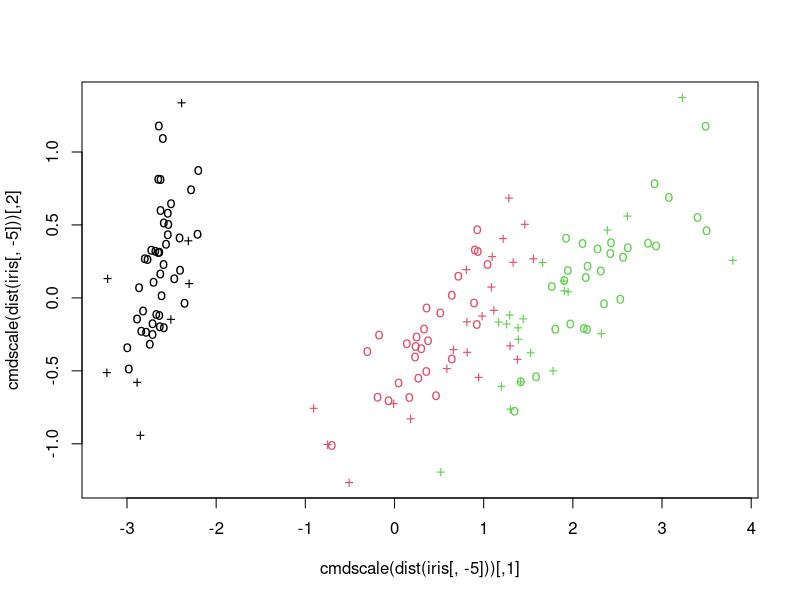
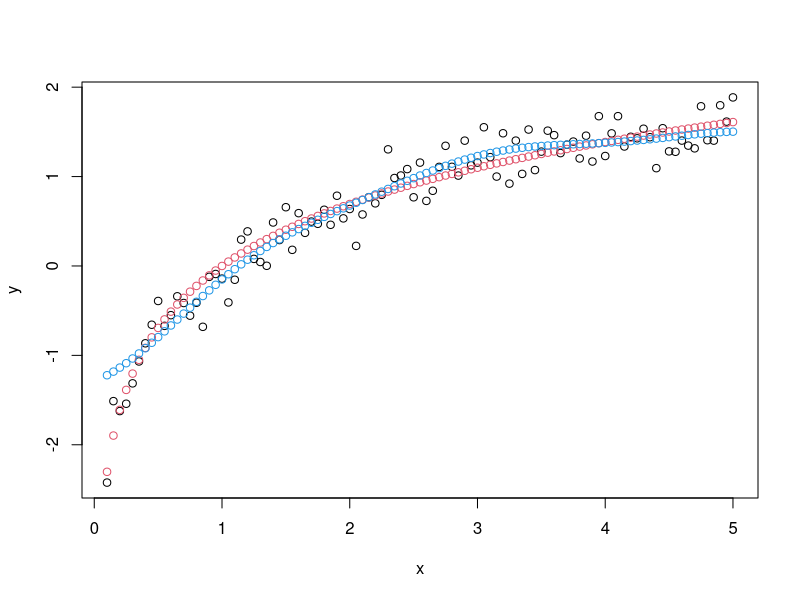
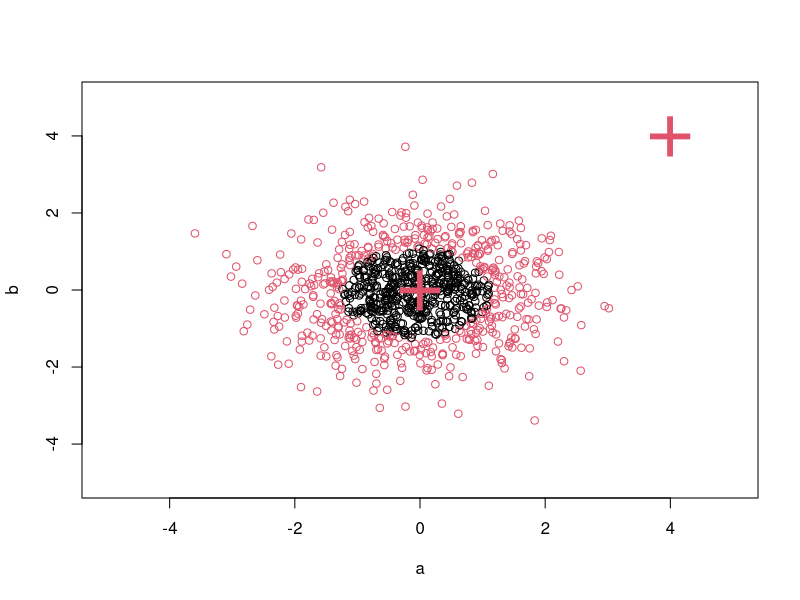

Write the R code that produced these figures, in order. (Note: this script raises an error after producing the figures.)
## ---- chunk 1
#lab1_svm2

library(e1071)
library(rpart)
data(Ozone, package="mlbench")
## split data into a train and test set
index <- 1:nrow(Ozone)
testindex <- sample(index, trunc(length(index)/3))
testset <- na.omit(Ozone[testindex,-3])
trainset <- na.omit(Ozone[-testindex,-3])
svm.model <- svm(V4 ~ ., data = trainset, cost = 1000, gamma = 0.0001)
svm.pred <- predict(svm.model, testset[,-3])
crossprod(svm.pred - testset[,3]) / length(testindex)

#lab1_svm3
data(iris)
attach(iris)

## classification mode
# default with factor response:
model <- svm(Species ~ ., data = iris)

# alternatively the traditional interface:
x <- subset(iris, select = -Species)
y <- Species
model <- svm(x, y) 

print(model)
summary(model)

# test with train data
pred <- predict(model, x)
# (same as:)
pred <- fitted(model)

# Check accuracy:
table(pred, y)

# compute decision values and probabilities:
pred <- predict(model, x, decision.values = TRUE)
attr(pred, "decision.values")[1:4,]

# visualize (classes by color, SV by crosses):
plot(cmdscale(dist(iris[,-5])),
     col = as.integer(iris[,5]),
     pch = c("o","+")[1:150 %in% model$index + 1])

## try regression mode on two dimensions

# create data
x <- seq(0.1, 5, by = 0.05)
y <- log(x) + rnorm(x, sd = 0.2)

# estimate model and predict input values
m   <- svm(x, y)
new <- predict(m, x)

# visualize
plot(x, y)
points(x, log(x), col = 2)
points(x, new, col = 4)

## density-estimation

# create 2-dim. normal with rho=0:
X <- data.frame(a = rnorm(1000), b = rnorm(1000))
attach(X)

# traditional way:
m <- svm(X, gamma = 0.1)

# formula interface:
m <- svm(~., data = X, gamma = 0.1)
# or:
m <- svm(~ a + b, gamma = 0.1)

# test:
newdata <- data.frame(a = c(0, 4), b = c(0, 4))
predict (m, newdata)

# visualize:
plot(X, col = 1:1000 %in% m$index + 1, xlim = c(-5,5), ylim=c(-5,5))
points(newdata, pch = "+", col = 2, cex = 5)

# weights: (example not particularly sensible)
i2 <- iris
levels(i2$Species)[3] <- "versicolor"
summary(i2$Species)
wts <- 100 / table(i2$Species)
wts
m <- svm(Species ~ ., data = i2, class.weights = wts)

#lab1_svm4
## example using the promotergene data set
 data(promotergene)

 ## create test and training set
 ind <- sample(1:dim(promotergene)[1],20)
 genetrain <- promotergene[-ind, ]
 genetest <- promotergene[ind, ]

 ## train a support vector machine
 gene <-  ksvm(Class~.,data=genetrain,kernel="rbfdot", prob.model = TRUE)
               kpar=list(sigma=0.015,C=70,cross=4,prob.model=TRUE)

 ## predict gene type probabilities on the test set
 genetype <- predict(gene,genetest,type="probabilities")
 
#lab1_svm5
library(e1071) 
m1 <- matrix( c( 
0,    0,    0,    1,    1,    2,     1, 2,    3,    2,    3, 3, 0, 1,2,3, 
0, 1, 2, 3, 
1,    2,    3,    2,    3,    3,     0, 0,    0,    1, 1, 2, 4, 4,4,4,    0, 
1, 2, 3, 
1,    1,    1,    1,    1,    1,    -1,-1,  -1,-1,-1,-1, 1 ,1,1,1,     1, 
1,-1,-1 
), ncol = 3 ) 

Y = m1[,3] 
X = m1[,1:2] 

df = data.frame( X , Y ) 

par(mfcol=c(4,2)) 
for( cost in c( 1e-3 ,1e-2 ,1e-1, 1e0,  1e+1, 1e+2 ,1e+3)) { 
#cost <- 1 
model.svm <- svm( Y ~ . , data = df ,  type = "C-classification" , kernel = 
"linear", cost = cost, 
                         scale =FALSE ) 
#print(model.svm$SV) 

plot(x=0,ylim=c(0,5), xlim=c(0,3),main= paste( "cost: ",cost, "#SV: ", 
nrow(model.svm$SV) )) 
points(m1[m1[,3]>0,1], m1[m1[,3]>0,2], pch=3, col="green") 
points(m1[m1[,3]<0,1], m1[m1[,3]<0,2], pch=4, col="blue") 
points(model.svm$SV[,1],model.svm$SV[,2], pch=18 , col = "red") 
}

#lab1_svm6
data(spam)

## create test and training set
index <- sample(1:dim(spam)[1])
spamtrain <- spam[index[1:floor(dim(spam)[1]/2)], ]
spamtest <- spam[index[((ceiling(dim(spam)[1]/2)) + 1):dim(spam)[1]], ]

## train a support vector machine
filter <- ksvm(type~.,data=spamtrain,kernel="rbfdot",
               kpar=list(sigma=0.05),C=5,cross=3)
filter

## predict mail type on the test set
mailtype <- predict(filter,spamtest[,-58])

## Check results
table(mailtype,spamtest[,58])

#lab1_svm7
## Another example with the famous iris data
data(iris)

## Create a kernel function using the build in rbfdot function
rbf <- rbfdot(sigma=0.1)
rbf

## train a bound constraint support vector machine
irismodel <- ksvm(Species~.,data=iris,type="C-bsvc",
                  kernel=rbf,C=10,prob.model=TRUE)

irismodel

## get fitted values
fitted(irismodel)

## Test on the training set with probabilities as output
predict(irismodel, iris[,-5], type="probabilities")

#lab1_svm8
## Demo of the plot function
x <- rbind(matrix(rnorm(120),,2),matrix(rnorm(120,mean=3),,2))
y <- matrix(c(rep(1,60),rep(-1,60)))

svp <- ksvm(x,y,type="C-svc")
plot(svp,data=x)


### Use kernelMatrix
K <- as.kernelMatrix(crossprod(t(x)))

svp2 <- ksvm(K, y, type="C-svc")

svp2

#lab1_svm9
# test data
xtest <- rbind(matrix(rnorm(20),,2),matrix(rnorm(20,mean=3),,2))
# test kernel matrix i.e. inner/kernel product of test data with
# Support Vectors

Ktest <- as.kernelMatrix(crossprod(t(xtest),t(x[SVindex(svp2), ])))

predict(svp2, Ktest)


#### Use custom kernel 

k <- function(x,y) {(sum(x*y) +1)*exp(-0.001*sum((x-y)^2))}
class(k) <- "kernel"

data(promotergene)

## train svm using custom kernel
gene <- ksvm(Class~.,data=promotergene[c(1:20, 80:100),],kernel=k,
             C=5,cross=5)

gene


#### Use text with string kernels
data(reuters)
is(reuters)
tsv <- ksvm(reuters,rlabels,kernel="stringdot",
            kpar=list(length=5),cross=3,C=10)
tsv


## regression
# create data
x <- seq(-20,20,0.1)
y <- sin(x)/x + rnorm(401,sd=0.03)

# train support vector machine
regm <- ksvm(x,y,epsilon=0.01,kpar=list(sigma=16),cross=3)
plot(x,y,type="l")
lines(x,predict(regm,x),col="red")

#lab1_svm10
#### Use custom kernel 

k <- function(x,y) {(sum(x*y) +1)*exp(-0.001*sum((x-y)^2))}
class(k) <- "kernel"

data(promotergene)

## train svm using custom kernel
gene <- ksvm(Class~.,data=promotergene[c(1:20, 80:100),],kernel=k,
             C=5,cross=5)

gene

#lab1_svm11
#### Use text with string kernels
data(reuters)
is(reuters)
tsv <- ksvm(reuters,rlabels,kernel="stringdot",
            kpar=list(length=5),cross=3,C=10)
tsv

#lab1_svm12
# load the kernlab package
library(kernlab)
# train the SVM
svp <- ksvm(xtrain,ytrain,type="C-svc",kernel='vanilladot',C=100,scaled=c())
#Look and understand what svp contains
# General summary
svp
# Attributes that you can access
attributes(svp)
# For example, the support vectors
alpha(svp)
alphaindex(svp)
b(svp)
# Use the built-in function to pretty-plot the classifier
plot(svp,data=xtrain)

#lab1_svm13
cv.folds <- function(n,folds=3)
 ## randomly split the n samples into folds
 {
  split(sample(n),rep(1:folds,length=length(y)))
 }
#Write a function 
cv.ksvm <- function(x,y,folds=3,...) 
#which returns a vector ypred of predicted decision score for all points by k-fold cross-validation.
#Compute the various performance of the SVM by 5-fold cross-validation. Alter- natively, the ksvm function can automatically compute the k-fold cross-validation accuracy:
svp <- ksvm(x,y,type="C-svc",kernel="vanilladot",C=1,scaled=c(),cross=5)
print(cross(svp))

#lab1_svm_rpart1
library(e1071)
library(rpart)
data(Glass, package="mlbench")
index <- 1:nrow(Glass)
testindex <- sample(index, trunc(length(index)/3))
testset <- Glass[testindex,]
trainset <- Glass[-testindex,]
svm.model <- svm(Type ~ ., data = trainset, cost = 100, gamma = 1)
svm.pred <- predict(svm.model, testset[,-10])
rpart.model <- rpart(Type ~ ., data = trainset)
rpart.pred <- predict(rpart.model, testset[,-10], type = "class")
table(pred = svm.pred, true = testset[,10])
